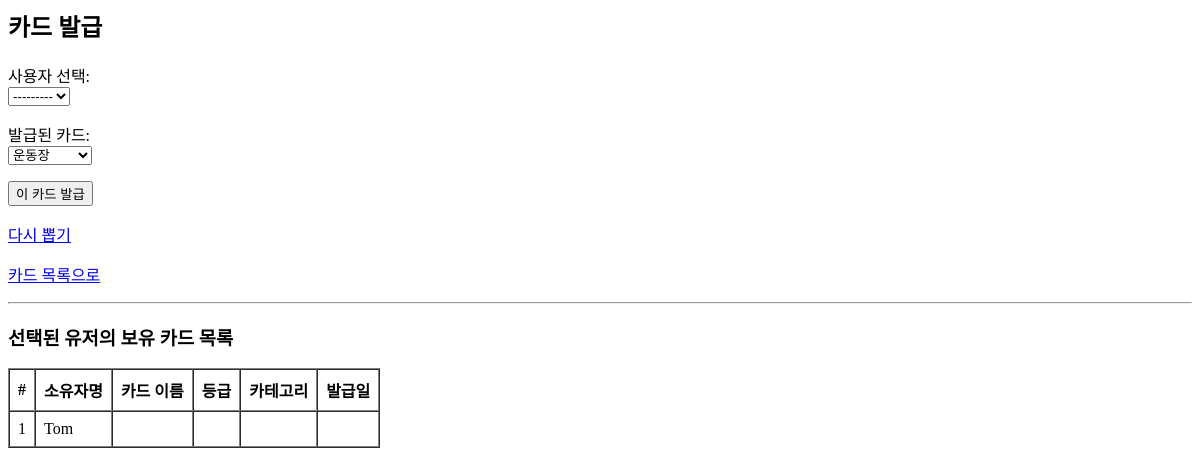
/cards/draw/, run on an earlier commit of the app's database.
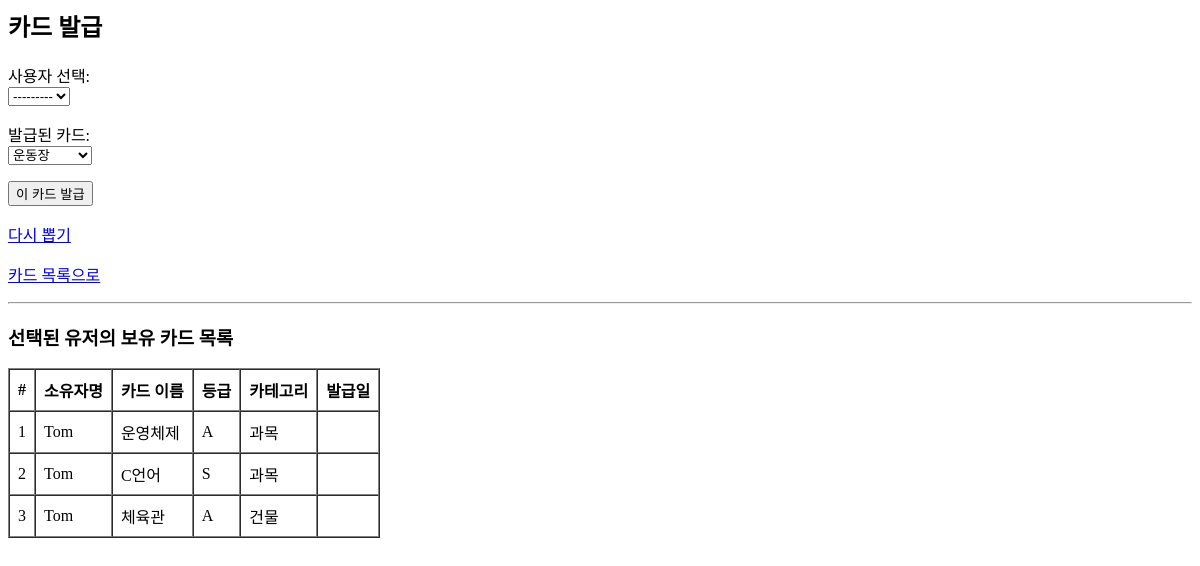
And on a later commit of the database.
### cards/models.py (models this page shows, shortened)
class CreatedCard(models.Model):
    card = models.ForeignKey(Card, on_delete=models.SET_NULL, null=True, blank=True)
    owner = models.ForeignKey(User, on_delete=models.SET_NULL, null=True, blank=True)
    trade_info = models.TextField(blank=True, null=True)
    created_at = models.DateTimeField(auto_now_add=True)
    deleted_at = models.DateTimeField(null=True, blank=True)

class User(models.Model):
    username = models.CharField(max_length=50, unique=True)  # user-id 역할
    name = models.CharField(max_length=50)
    password = models.CharField(max_length=128)
    role = models.CharField(max_length=20, default='user')
    def __str__(self):
        return self.username

class Card(models.Model):
    name = models.CharField(max_length=100)
    category = models.ForeignKey(Category, on_delete=models.SET_NULL, null=True, blank=True)
    description = models.TextField()
    image_url = models.ImageField(upload_to='card_images/')
    grade = models.ForeignKey(Grade, on_delete=models.SET_NULL, null=True, blank=True)
    def __str__(self):
        return self.name

class Grade(models.Model):
    name = models.CharField(max_length=50)
    def __str__(self):
        return self.name

class Category(models.Model):
    name = models.CharField(max_length=50)
    Year = models.CharField(max_length=4)
    def __str__(self):
        return self.name

### cards/views.py (the view)
# urls.py: path('draw/', views.draw_card, name='draw_card'),
def draw_card(request):
    users = User.objects.all()
    card = None
    selected_user_id = None
    if request.method == 'POST':
        form = DrawCardForm(request.POST)
        if form.is_valid():
            form.save()
            return redirect('draw_card')
    else:
        card = random.choice(Card.objects.all())
        form = DrawCardForm(initial={'card': card})
    users = User.objects.all()
    if not selected_user_id:
        selected_user_id = form.initial.get('owner') or users.first().id
    my_cards = CreatedCard.objects.filter(owner_id=selected_user_id).select_related('card')
    return render(request, 'cards/draw_card.html', {
        'form': form,
        'card': card,
        'my_cards': my_cards,
        'users': users
    })

### cards/forms.py
class DrawCardForm(forms.ModelForm):
    class Meta:
        model = CreatedCard
        fields = ['card', 'owner', 'trade_info'] #, 'created_at', 'deleted_at']

### cards/templates/cards/draw_card.html (shortened to what this page needs)
<h2>카드 발급</h2>
<form method="post">
    <p>
      <label for="id_owner">사용자 선택:</label><br>
      {{ form.owner }}
    </p>
    <p>
      <label>발급된 카드:</label><br>
      {{ form.card }}
    </p>
    <button type="submit">이 카드 발급</button>
</form>
<p><a href="{% url 'draw_card' %}">다시 뽑기</a></p>
<p><a href="{% url 'card_list' %}">카드 목록으로</a></p>
<hr>
<h3>선택된 유저의 보유 카드 목록</h3>
<table border="1" cellpadding="8" cellspacing="0">
  <thead>
    <tr>
      <th>#</th>
      <th>소유자명</th>
      <th>카드 이름</th>
      <th>등급</th>
      <th>카테고리</th>
      <th>발급일</th>
    </tr>
  </thead>
  <tbody>
    {% for uc in my_cards %}
      <tr>
        <td>{{ forloop.counter }}</td>
        <td>{{ uc.owner.username }}</td>
        <td>{{ uc.card.name }}</td>
        <td>{{ uc.card.grade }}</td>
        <td>{{ uc.card.category }}</td>
        <td>{{ uc.acquired_at|date:"Y-m-d H:i" }}</td>
      </tr>
    {% empty %}
      <tr><td colspan="5">보유 카드 없음</td></tr>
    {% endfor %}
  </tbody>
</table>

What changed in the data, as far as the page shows it:
removed CreatedCard: owner.username "Tom"
added CreatedCard: owner.username "Tom", card.name "운영체제", card.grade "A", card.category "과목"
added CreatedCard: owner.username "Tom", card.name "C언어", card.grade "S", card.category "과목"
added CreatedCard: owner.username "Tom", card.name "체육관", card.grade "A", card.category "건물"
